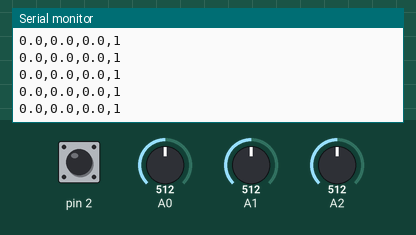
A sketch run on a simulated Arduino Uno, built with avr-gcc and run on an emulated ATmega328P. On the bench: the last lines printed to the serial monitor. The test bench sets the inputs (shaded band); at power-on: A0 = 512, A1 = 512, A2 = 512, pin 2 HIGH.

Above: at 1.2 s.
1.3 s: A0 set to 716
At 2.4 s:
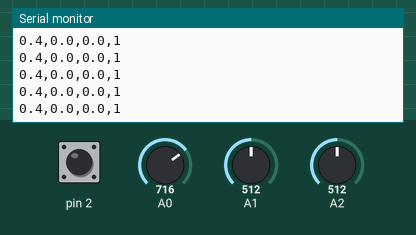
4.3 s: A1 set to 716
At 4.9 s:
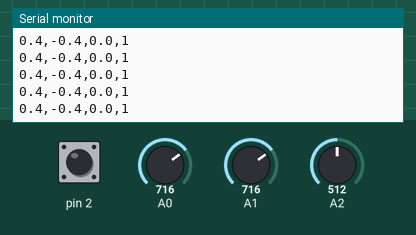
5.8 s: A2 set to 716
At 6.8 s:
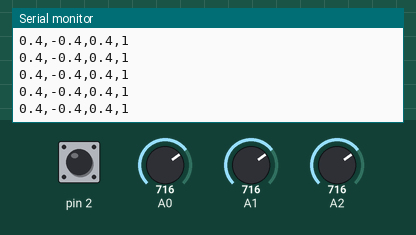
7.3 s: pin 2 pulled LOW for 0.15 s
8.9 s: A0 set to 511
At 10.0 s:
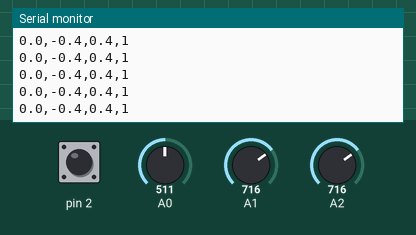
11.9 s: A0 set to 900
At 12.4 s:
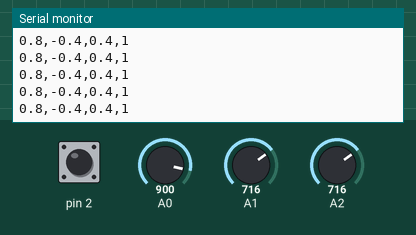
Timing chart, 0 to 14.9 s (numbered marks = the images above; inputs shaded):
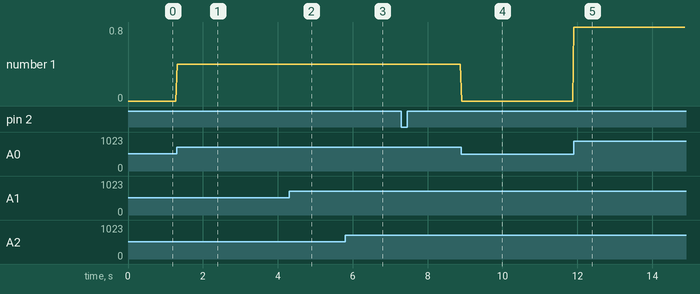

The sketch:

Controller.ino
```cpp
void setup()
{
  Serial.begin(9600);
  pinMode(2, INPUT_PULLUP);
}

void loop()
{
  float x = (analogRead(A0) / 1024.0f) * 2 - 1;
  float y = (analogRead(A1) / 1024.0f) * -2 + 1;
  float z = (analogRead(A2) / 1024.0f) * 2 - 1;
  int b = digitalRead(2);

  if(abs(x) < 0.05f) x = 0.0f;
  if(abs(y) < 0.05f) y = 0.0f;
  if(abs(z) < 0.05f) z = 0.0f;

  String message = String(x, 1) + "," + String(y, 1) + "," + String(z, 1) + "," + b + "\n";

  Serial.print(message);
  Serial.flush();

  delay(20);
}
```

Measured:
- after the input at 1.3 s, the serial monitor: prints a new line at once (image 1)
- after the input at 4.3 s, the serial monitor: prints a new line at once (image 2)
- after the input at 5.8 s, the serial monitor: prints a new line at once (image 3)
- after the input at 8.9 s, the serial monitor: prints a new line at once (image 4)
- after the input at 11.9 s, the serial monitor: prints a new line at once (image 5)
- plotted number 1: 0 → 0.4 after the input at 1.3 s, 0 → 0.8 after the input at 11.9 s
